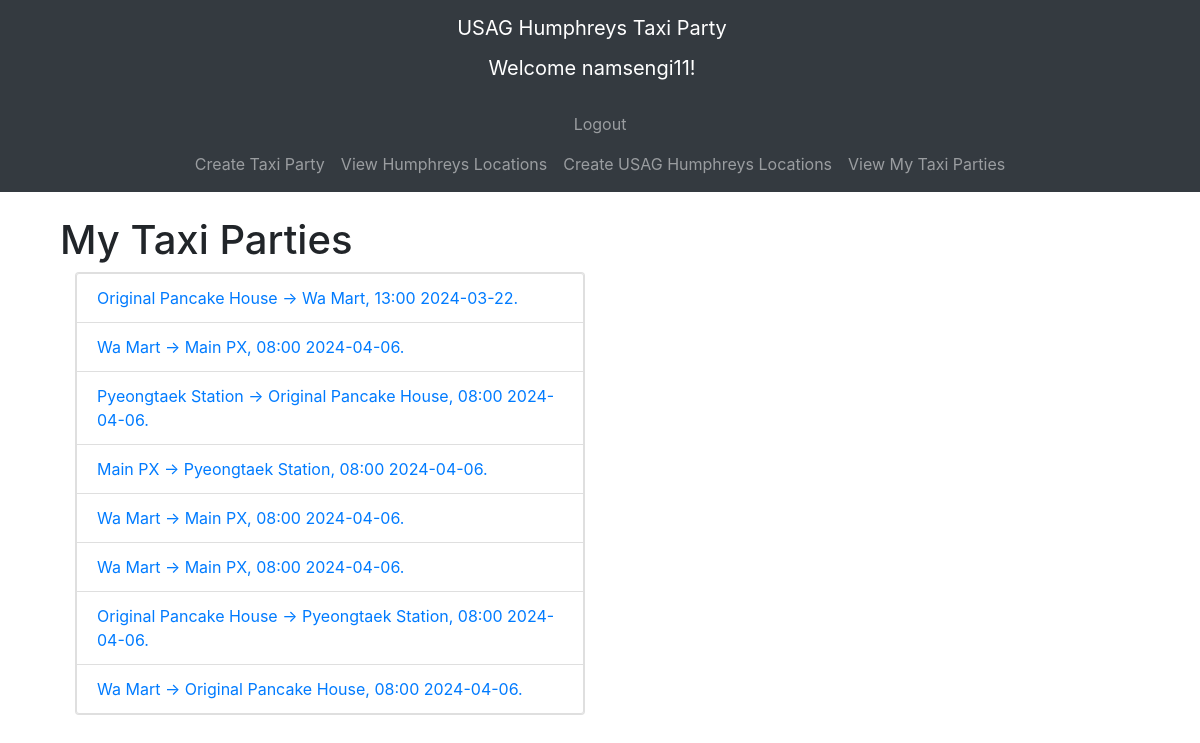
/myparty/ (signed in), run on the app's committed database.
### taxiparty/models.py (models this page shows, shortened)
class TaxiParty(models.Model):
    date = models.DateField(blank=False, default=datetime.date.today)
    time = models.TimeField(blank=False, default=datetime.time(8, 00))
    origin = models.ForeignKey(Location, on_delete=models.CASCADE, related_name='origin')
    destination = models.ForeignKey(Location, on_delete=models.CASCADE, related_name='destination')
    rider = models.ManyToManyField(User, related_name='rider')
    owner = models.ForeignKey(User, null=True, blank=True, on_delete=models.CASCADE, related_name='owner')
    def getAbsoluteUrl(self):
        return reverse("taxiparty:taxipartydynamic", kwargs={"id": self.id})
    def __str__(self) -> str:
        return f"{self.origin} -> {self.destination}, {self.time.__str__()[:5]} {self.date.__str__()}."

class Location(models.Model):
    name = models.TextField(blank=False, unique=True)
    def __str__(self) -> str:
        return self.name

### taxiparty/views.py (the view)
# urls.py: path('myparty/', views.my_party_view, name='myparty'),
def my_party_view(request):
    if request.user.is_anonymous:
        return redirect(reverse('user:login'))
    myParties = TaxiParty.objects.filter(rider=request.user)
    context = {
        'partyList': myParties
    }
    return render(request, "myparty.html", context)

### taxiparty/templates/myparty.html
{% extends 'base.html' %}
{% block content %}
<div class="container mt-4">
    <h1>My Taxi Parties</h1>
    <div class="col-md-6">
        <div class="card">
            {% include 'viewtaxiparty.html' with partyList=partyList %}
        </div>
    </div>
</div>
{% endblock %}

### taxiparty/templates/navbar.html (shortened to what this page needs)
<nav class="navbar navbar-expand-lg navbar-dark bg-dark">
    <div class="container" style="display: flex; flex-direction: column;">
        <a class="navbar-brand" href="{% url 'taxiparty:home' %}">USAG Humphreys Taxi Party</a>
        {% if request.user.is_authenticated %}
            <p class="navbar-brand">Welcome {{ request.user.username }}!</p>
        {% endif %}
        <ul class="navbar-nav mx-auto" style="display: flex; text-align: center">
            {% if request.user.is_authenticated %}
                <li class="nav-item">
                    <a class="nav-link" href="{% url 'user:logout' %}">Logout</a>
                </li>
            {% endif %}
        </ul>
        <ul class="navbar-nav mx-auto" style="text-align: center">
            <li class="nav-item">
                <a class="nav-link" href="{% url 'taxiparty:createtaxiparty' %}">Create Taxi Party</a>
            </li>
            <li class="nav-item">
                <a class="nav-link" href="{% url 'taxiparty:viewlocation' %}">View Humphreys Locations</a>
            </li>
            <li class="nav-item">
                <a class="nav-link" href="{% url 'taxiparty:createlocation' %}">Create USAG Humphreys Locations</a>
            </li>
            <li class="nav-item">
                <a class="nav-link" href="{% url 'taxiparty:myparty' %}">View My Taxi Parties</a>
            </li>
        </ul>
    </div>
</nav>

### taxiparty/templates/viewtaxiparty.html
<ul class="list-group">
    {% for party in partyList %}
        <li class="list-group-item">
            <a href="{{ party.getAbsoluteUrl }}" class="text-decoration-none">{{ party }}</a>
        </li>
    {% endfor %}
</ul>

### data on the page
TaxiParty: origin+destination+time "Original Pancake House -> Wa Mart, 13:00 2024-03-22."
TaxiParty: origin+destination+time "Wa Mart -> Main PX, 08:00 2024-04-06."
TaxiParty: origin+destination+time "Pyeongtaek Station -> Original Pancake House, 08:00 2024-04-06."
TaxiParty: origin+destination+time "Main PX -> Pyeongtaek Station, 08:00 2024-04-06."
TaxiParty: origin+destination+time "Wa Mart -> Main PX, 08:00 2024-04-06."
TaxiParty: origin+destination+time "Wa Mart -> Main PX, 08:00 2024-04-06."
TaxiParty: origin+destination+time "Original Pancake House -> Pyeongtaek Station, 08:00 2024-04-06."
TaxiParty: origin+destination+time "Wa Mart -> Original Pancake House, 08:00 2024-04-06."

### other printed values
{{ request.user.username }} "namsengi11"
